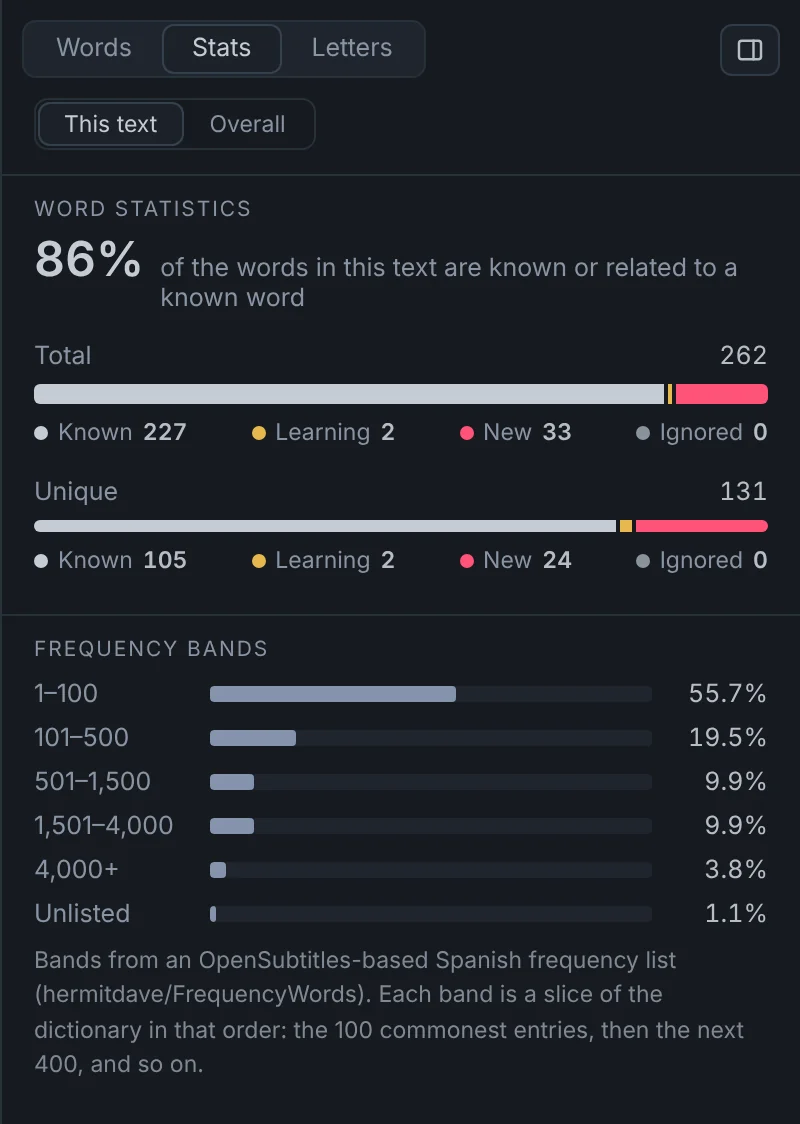
#> input picture design/stats-sidebar-blind/review/img/baseline-dark-panel.webp, 800 x 1124 px
$ python -i prep_images.py   (imports and definitions only)
#> lines starting #> are read from the running program, lines starting #| are printed output that depends on the picture; after the words box and inside, x2 and y2 are one past the last pixel; in counts of white or black regions, pixels touching at a corner belong together
#> further down, picture is the input picture: PIL image 800x1124 RGB; mean R, G, B 32.8, 36.6, 43.2
"""Convert screenshots to WebP for the review page.
Full-app shots: 2400 px wide. Panel crops: trimmed below the last content row
(same height for the light and dark pair), kept at 2x."""
import pathlib
from PIL import Image, ImageChops

SRC = pathlib.Path('/home/user/tinta-blind-work/shots')
OUT = pathlib.Path('/home/user/tinta-blind-work/review/img')
# [1 line not run here, left out]

def last_content_row(im):
    rgb = im.convert('RGB')
    w, h = rgb.size
#> w = 800; h = 1124
    bg = rgb.getpixel((w // 2, h - 4))
#> bg = (22, 26, 32)
    diff = ImageChops.difference(rgb, Image.new('RGB', rgb.size, bg)).convert('L').point(lambda v: 255 if v > 18 else 0)
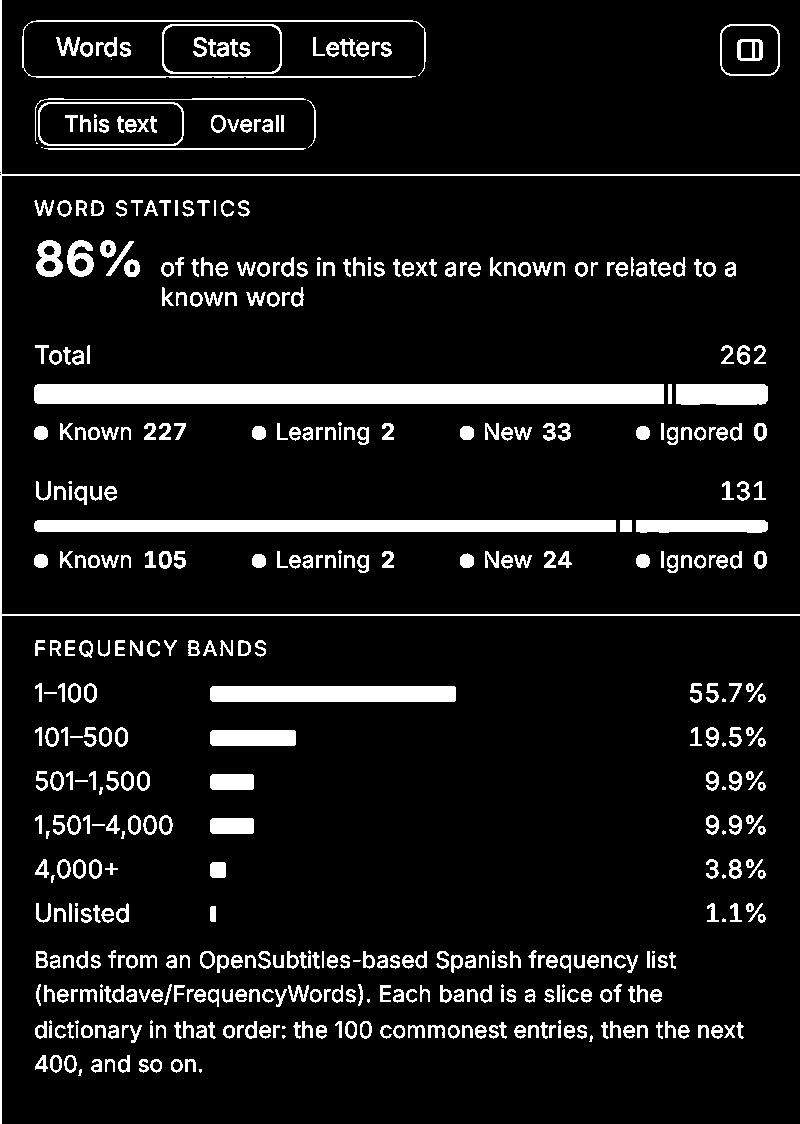
#> diff: PIL image 800x1124 L; 9.1% white; 493 white regions (35 under 20 px), largest, box (x1, y1, x2, y2) and area: (34, 384, 664, 404) 12590, (34, 520, 616, 532) 6974, (0, 0, 800, 1124) 5438
    # ignore the 3px left border of the panel
    box = diff.crop((8, 0, w, h)).getbbox()
#> box = (0, 20, 792, 1076)
    return box[3] if box else h

pairs = {}
# [17 lines not run here, left out]

total = sum(f.stat().st_size for f in OUT.glob('*.webp'))
# [3 lines not run here, left out]

>>> from PIL import Image
>>> picture = Image.open('../review/img/baseline-dark-panel.webp')
>>> result = last_content_row(picture)
#> result = 1076

$ run again, on design/stats-sidebar-blind/review/img/baseline-overall-dark-panel.webp
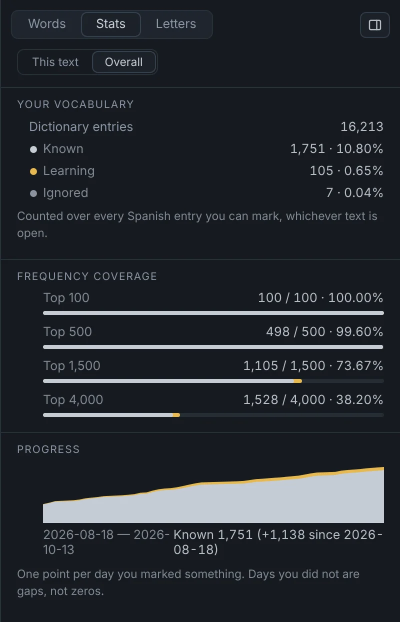
#> input picture design/stats-sidebar-blind/review/img/baseline-overall-dark-panel.webp, 800 x 1243 px (shown at 1/2 size)
#> picture is the input picture: PIL image 800x1243 RGB; mean R, G, B 38.7, 43.1, 49
#> bg = (22, 26, 32)
#> in last_content_row, `diff = ImageChops.difference(rgb, Image.new('RGB', rgb.size, bg)).conv..`:
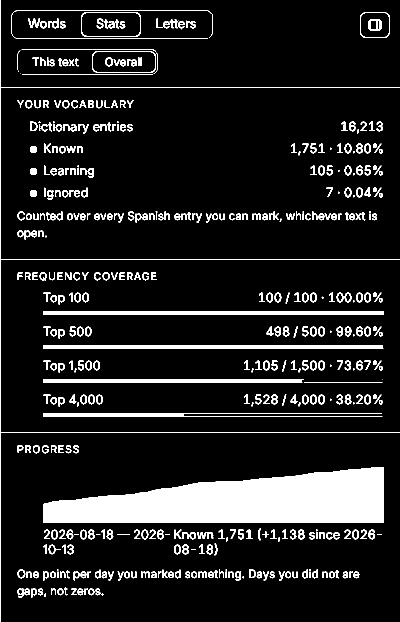
#> diff: PIL image 800x1243 L (shown at 1/2 size); 12.3% white; 461 white regions (43 under 20 px), largest, box (x1, y1, x2, y2) and area: (86, 934, 768, 1046) 53307, (0, 0, 800, 1243) 7272, (86, 622, 768, 630) 5452
#> box = (0, 20, 792, 1195)
#> result = 1195
